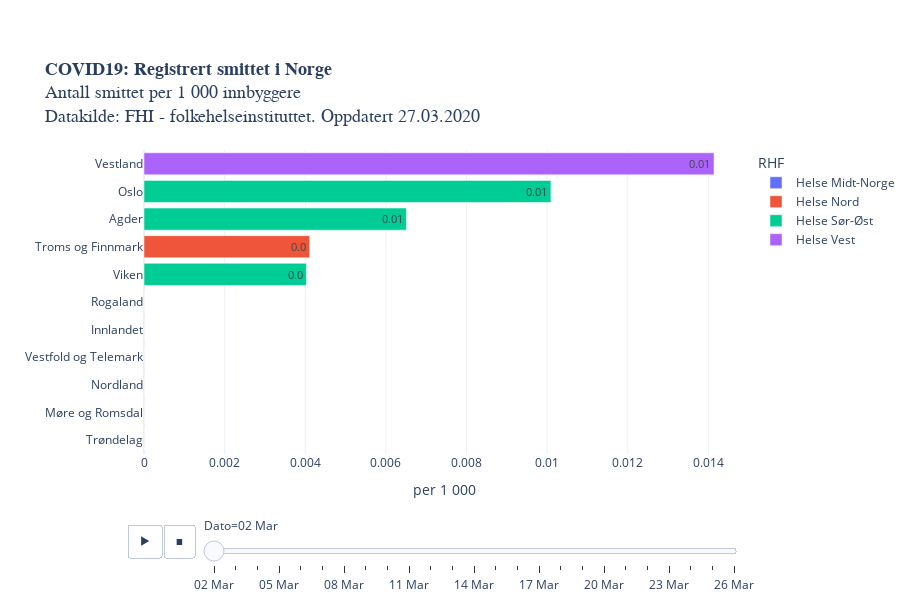

The notebook cell saved with this chart:
### Code cell
legend = [i for i in vekst["RHF"].unique()]
legend.sort()

fig = px.bar(melted, 
             x='Smittede/tusen innb', y='Fylke', animation_frame="variable",
             animation_group="Fylke",
             orientation='h',
             category_orders={"RHF": legend},
             labels = {"Veksttakt": "daglig vekst (%)", "variable": "Dato"},
             color='RHF',
             text="txt",
             height=600,
             title = "<b>COVID19: Registrert smittet i Norge</b><br>Antall smittet per 1 000 innbyggere<br>Datakilde: FHI - folkehelseinstituttet. Oppdatert " +datetime.today().strftime('%d.%m.%Y'),
             template = "plotly_white",
             #range_x=[0,1]
                 ).update_yaxes(categoryorder="total ascending")

fig.layout.coloraxis.showscale = False

fig.update_layout(
    yaxis=dict(
        separatethousands=True,
        categoryorder = 'total ascending',
        title_text="",
        fixedrange=True,
    ), xaxis=dict(fixedrange=True,
                 title_text="per 1 000"),
    title_font=dict(family="Helvetica", size=18),
        margin=dict(b=150)) #bottom margin

fig.update_layout(autosize=True,
    margin=dict(l=100, r=100, t=150, b=0),
    paper_bgcolor='rgba(0, 0, 0, 0)'
    #plot_bgcolor='rgb(248, 248, 255)'    
                 )

py.plot(fig, filename='COVID19_per_capita_fylkesutvikling_animation.html', auto_open=False)
fig.show()

### Figure 1 — Plotly figure (JSON) as saved in the notebook; plotly's stock layout.template omitted (floating-point values rounded to 4 significant figures)
{"data": [{"alignmentgroup": "True", "hoverlabel": {"namelength": 0}, "hovertemplate": "RHF=Helse Midt-Norge<br>Dato=02 Mar<br>Smittede/tusen innb=%{x}<br>Fylke=%{y}<br>txt=%{text}", "ids": ["Trøndelag", "Møre og Romsdal"], "legendgroup": "Helse Midt-Norge", "marker": {"color": "#636efa"}, "name": "Helse Midt-Norge", "offsetgroup": "Helse Midt-Norge", "orientation": "h", "showlegend": true, "text": ["0.0", "0.0"], "textposition": "auto", "type": "bar", "x": [0, 0], "xaxis": "x", "y": ["Trøndelag", "Møre og Romsdal"], "yaxis": "y"}, {"alignmentgroup": "True", "hoverlabel": {"namelength": 0}, "hovertemplate": "RHF=Helse Nord<br>Dato=02 Mar<br>Smittede/tusen innb=%{x}<br>Fylke=%{y}<br>txt=%{text}", "ids": ["Nordland", "Troms og Finnmark"], "legendgroup": "Helse Nord", "marker": {"color": "#EF553B"}, "name": "Helse Nord", "offsetgroup": "Helse Nord", "orientation": "h", "showlegend": true, "text": ["0.0", "0.0"], "textposition": "auto", "type": "bar", "x": [0, 0.00411], "xaxis": "x", "y": ["Nordland", "Troms og Finnmark"], "yaxis": "y"}, {"alignmentgroup": "True", "hoverlabel": {"namelength": 0}, "hovertemplate": "RHF=Helse Sør-Øst<br>Dato=02 Mar<br>Smittede/tusen innb=%{x}<br>Fylke=%{y}<br>txt=%{text}", "ids": ["Agder", "Oslo", "Vestfold og Telemark", "Innlandet", "Viken"], "legendgroup": "Helse Sør-Øst", "marker": {"color": "#00cc96"}, "name": "Helse Sør-Øst", "offsetgroup": "Helse Sør-Øst", "orientation": "h", "showlegend": true, "text": ["0.01", "0.01", "0.0", "0.0", "0.0"], "textposition": "auto", "type": "bar", "x": [0.00651, 0.01009, 0, 0, 0.004028], "xaxis": "x", "y": ["Agder", "Oslo", "Vestfold og Telemark", "Innlandet", "Viken"], "yaxis": "y"}, {"alignmentgroup": "True", "hoverlabel": {"namelength": 0}, "hovertemplate": "RHF=Helse Vest<br>Dato=02 Mar<br>Smittede/tusen innb=%{x}<br>Fylke=%{y}<br>txt=%{text}", "ids": ["Vestland", "Rogaland"], "legendgroup": "Helse Vest", "marker": {"color": "#ab63fa"}, "name": "Helse Vest", "offsetgroup": "Helse Vest", "orientation": "h", "showlegend": true, "text": ["0.01", "0.0"], "textposition": "auto", "type": "bar", "x": [0.01414, 0], "xaxis": "x", "y": ["Vestland", "Rogaland"], "yaxis": "y"}], "layout": {"autosize": true, "barmode": "relative", "coloraxis": {"showscale": false}, "height": 600, "legend": {"title": {"text": "RHF"}, "tracegroupgap": 0}, "margin": {"b": 0, "l": 100, "r": 100, "t": 150}, "paper_bgcolor": "rgba(0, 0, 0, 0)", "sliders": [{"active": 0, "currentvalue": {"prefix": "Dato="}, "len": 0.9, "pad": {"b": 10, "t": 60}, "steps": [{"args": [["02 Mar"], {"frame": {"duration": 0, "redraw": true}, "fromcurrent": true, "mode": "immediate", "transition": {"duration": 0, "easing": "linear"}}], "label": "02 Mar", "method": "animate"}, {"args": [["03 Mar"], {"frame": {"duration": 0, "redraw": true}, "fromcurrent": true, "mode": "immediate", "transition": {"duration": 0, "easing": "linear"}}], "label": "03 Mar", "method": "animate"}, {"args": [["04 Mar"], {"frame": {"duration": 0, "redraw": true}, "fromcurrent": true, "mode": "immediate", "transition": {"duration": 0, "easing": "linear"}}], "label": "04 Mar", "method": "animate"}, {"args": [["05 Mar"], {"frame": {"duration": 0, "redraw": true}, "fromcurrent": true, "mode": "immediate", "transition": {"duration": 0, "easing": "linear"}}], "label": "05 Mar", "method": "animate"}, {"args": [["06 Mar"], {"frame": {"duration": 0, "redraw": true}, "fromcurrent": true, "mode": "immediate", "transition": {"duration": 0, "easing": "linear"}}], "label": "06 Mar", "method": "animate"}, {"args": [["07 Mar"], {"frame": {"duration": 0, "redraw": true}, "fromcurrent": true, "mode": "immediate", "transition": {"duration": 0, "easing": "linear"}}], "label": "07 Mar", "method": "animate"}, {"args": [["08 Mar"], {"frame": {"duration": 0, "redraw": true}, "fromcurrent": true, "mode": "immediate", "transition": {"duration": 0, "easing": "linear"}}], "label": "08 Mar", "method": "animate"}, {"args": [["09 Mar"], {"frame": {"duration": 0, "redraw": true}, "fromcurrent": true, "mode": "immediate", "transition": {"duration": 0, "easing": "linear"}}], "label": "09 Mar", "method": "animate"}, {"args": [["10 Mar"], {"frame": {"duration": 0, "redraw": true}, "fromcurrent": true, "mode": "immediate", "transition": {"duration": 0, "easing": "linear"}}], "label": "10 Mar", "method": "animate"}, {"args": [["11 Mar"], {"frame": {"duration": 0, "redraw": true}, "fromcurrent": true, "mode": "immediate", "transition": {"duration": 0, "easing": "linear"}}], "label": "11 Mar", "method": "animate"}, {"args": [["12 Mar"], {"frame": {"duration": 0, "redraw": true}, "fromcurrent": true, "mode": "immediate", "transition": {"duration": 0, "easing": "linear"}}], "label": "12 Mar", "method": "animate"}, {"args": [["13 Mar"], {"frame": {"duration": 0, "redraw": true}, "fromcurrent": true, "mode": "immediate", "transition": {"duration": 0, "easing": "linear"}}], "label": "13 Mar", "method": "animate"}, {"args": [["14 Mar"], {"frame": {"duration": 0, "redraw": true}, "fromcurrent": true, "mode": "immediate", "transition": {"duration": 0, "easing": "linear"}}], "label": "14 Mar", "method": "animate"}, {"args": [["15 Mar"], {"frame": {"duration": 0, "redraw": true}, "fromcurrent": true, "mode": "immediate", "transition": {"duration": 0, "easing": "linear"}}], "label": "15 Mar", "method": "animate"}, {"args": [["16 Mar"], {"frame": {"duration": 0, "redraw": true}, "fromcurrent": true, "mode": "immediate", "transition": {"duration": 0, "easing": "linear"}}], "label": "16 Mar", "method": "animate"}, {"args": [["17 Mar"], {"frame": {"duration": 0, "redraw": true}, "fromcurrent": true, "mode": "immediate", "transition": {"duration": 0, "easing": "linear"}}], "label": "17 Mar", "method": "animate"}, {"args": [["18 Mar"], {"frame": {"duration": 0, "redraw": true}, "fromcurrent": true, "mode": "immediate", "transition": {"duration": 0, "easing": "linear"}}], "label": "18 Mar", "method": "animate"}, {"args": [["19 Mar"], {"frame": {"duration": 0, "redraw": true}, "fromcurrent": true, "mode": "immediate", "transition": {"duration": 0, "easing": "linear"}}], "label": "19 Mar", "method": "animate"}, {"args": [["20 Mar"], {"frame": {"duration": 0, "redraw": true}, "fromcurrent": true, "mode": "immediate", "transition": {"duration": 0, "easing": "linear"}}], "label": "20 Mar", "method": "animate"}, {"args": [["21 Mar"], {"frame": {"duration": 0, "redraw": true}, "fromcurrent": true, "mode": "immediate", "transition": {"duration": 0, "easing": "linear"}}], "label": "21 Mar", "method": "animate"}, {"args": [["22 Mar"], {"frame": {"duration": 0, "redraw": true}, "fromcurrent": true, "mode": "immediate", "transition": {"duration": 0, "easing": "linear"}}], "label": "22 Mar", "method": "animate"}, {"args": [["23 Mar"], {"frame": {"duration": 0, "redraw": true}, "fromcurrent": true, "mode": "immediate", "transition": {"duration": 0, "easing": "linear"}}], "label": "23 Mar", "method": "animate"}, {"args": [["24 Mar"], {"frame": {"duration": 0, "redraw": true}, "fromcurrent": true, "mode": "immediate", "transition": {"duration": 0, "easing": "linear"}}], "label": "24 Mar", "method": "animate"}, {"args": [["25 Mar"], {"frame": {"duration": 0, "redraw": true}, "fromcurrent": true, "mode": "immediate", "transition": {"duration": 0, "easing": "linear"}}], "label": "25 Mar", "method": "animate"}, {"args": [["26 Mar"], {"frame": {"duration": 0, "redraw": true}, "fromcurrent": true, "mode": "immediate", "transition": {"duration": 0, "easing": "linear"}}], "label": "26 Mar", "method": "animate"}], "x": 0.1, "xanchor": "left", "y": 0, "yanchor": "top"}], "title": {"font": {"family": "Helvetica", "size": 18}, "text": "<b>COVID19: Registrert smittet i Norge</b><br>Antall smittet per 1 000 innbyggere<br>Datakilde: FHI - folkehelseinstituttet. Oppdatert 27.03.2020"}, "updatemenus": [{"buttons": [{"args": [null, {"frame": {"duration": 500, "redraw": true}, "fromcurrent": true, "mode": "immediate", "transition": {"duration": 500, "easing": "linear"}}], "label": "&#9654;", "method": "animate"}, {"args": [[null], {"frame": {"duration": 0, "redraw": true}, "fromcurrent": true, "mode": "immediate", "transition": {"duration": 0, "easing": "linear"}}], "label": "&#9724;", "method": "animate"}], "direction": "left", "pad": {"r": 10, "t": 70}, "showactive": false, "type": "buttons", "x": 0.1, "xanchor": "right", "y": 0, "yanchor": "top"}], "xaxis": {"anchor": "y", "domain": [0, 1], "fixedrange": true, "title": {"text": "per 1 000"}}, "yaxis": {"anchor": "x", "categoryorder": "total ascending", "domain": [0, 1], "fixedrange": true, "separatethousands": true, "title": {"text": ""}}}}
